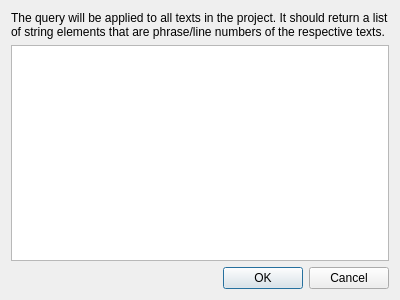
<?xml version="1.0" encoding="UTF-8"?>
<ui version="4.0">
 <class>XQueryInputDialog</class>
 <widget class="QDialog" name="XQueryInputDialog">
  <property name="geometry">
   <rect>
    <x>0</x>
    <y>0</y>
    <width>400</width>
    <height>300</height>
   </rect>
  </property>
  <property name="windowTitle">
   <string>Perform XQuery</string>
  </property>
  <layout class="QVBoxLayout" name="verticalLayout">
   <item>
    <widget class="QLabel" name="label">
     <property name="text">
      <string>The query will be applied to all texts in the project. It should return a list of string elements that are phrase/line numbers of the respective texts.</string>
     </property>
     <property name="wordWrap">
      <bool>true</bool>
     </property>
    </widget>
   </item>
   <item>
    <widget class="QPlainTextEdit" name="queryString"/>
   </item>
   <item>
    <widget class="QDialogButtonBox" name="buttonBox">
     <property name="orientation">
      <enum>Qt::Horizontal</enum>
     </property>
     <property name="standardButtons">
      <set>QDialogButtonBox::Cancel|QDialogButtonBox::Ok</set>
     </property>
    </widget>
   </item>
  </layout>
 </widget>
 <resources/>
 <connections>
  <connection>
   <sender>buttonBox</sender>
   <signal>accepted()</signal>
   <receiver>XQueryInputDialog</receiver>
   <slot>accept()</slot>
   <hints>
    <hint type="sourcelabel">
     <x>248</x>
     <y>254</y>
    </hint>
    <hint type="destinationlabel">
     <x>157</x>
     <y>274</y>
    </hint>
   </hints>
  </connection>
  <connection>
   <sender>buttonBox</sender>
   <signal>rejected()</signal>
   <receiver>XQueryInputDialog</receiver>
   <slot>reject()</slot>
   <hints>
    <hint type="sourcelabel">
     <x>316</x>
     <y>260</y>
    </hint>
    <hint type="destinationlabel">
     <x>286</x>
     <y>274</y>
    </hint>
   </hints>
  </connection>
 </connections>
</ui>
